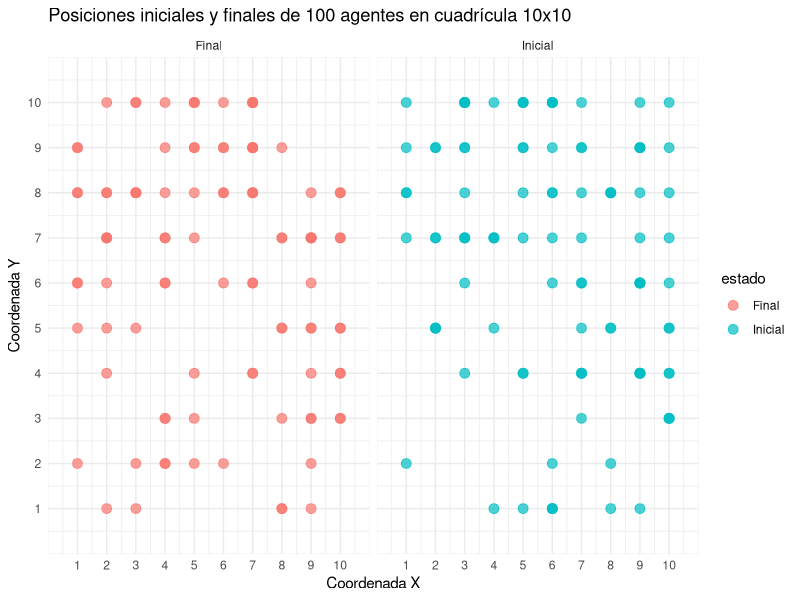

Write R code to recreate this figure.
set.seed(123)

# Parámetros
n_agentes <- 100
grid_size <- 10
pasos <- 10

# Inicializar posiciones aleatorias (coordenadas x,y entre 1 y 10)
pos_inicial <- data.frame(
  id = 1:n_agentes,
  x = sample(1:grid_size, n_agentes, replace = TRUE),
  y = sample(1:grid_size, n_agentes, replace = TRUE)
)

pos_actual <- pos_inicial

# Función para mover un agente una unidad en dirección aleatoria
mover_agente <- function(x, y, grid_size) {
  direccion <- sample(c("arriba", "abajo", "izquierda", "derecha"), 1)
  if (direccion == "arriba" && y < grid_size) y <- y + 1
  else if (direccion == "abajo" && y > 1) y <- y - 1
  else if (direccion == "izquierda" && x > 1) x <- x - 1
  else if (direccion == "derecha" && x < grid_size) x <- x + 1
  return(c(x, y))
}

# Simular movimientos en cada paso
for (t in 1:pasos) {
  for (i in 1:n_agentes) {
    nueva_pos <- mover_agente(pos_actual$x[i], pos_actual$y[i], grid_size)
    pos_actual$x[i] <- nueva_pos[1]
    pos_actual$y[i] <- nueva_pos[2]
  }
}

# Visualizar posiciones iniciales y finales
library(ggplot2)
pos_inicial$estado <- "Inicial"
pos_actual$estado <- "Final"
pos_final <- rbind(pos_inicial, pos_actual)

ggplot(pos_final, aes(x = x, y = y, color = estado)) +
  geom_point(alpha = 0.7, size = 3) +
  facet_wrap(~estado) +
  scale_x_continuous(breaks = 1:grid_size, limits = c(0.5, grid_size + 0.5)) +
  scale_y_continuous(breaks = 1:grid_size, limits = c(0.5, grid_size + 0.5)) +
  labs(title = "Posiciones iniciales y finales de 100 agentes en cuadrícula 10x10",
       x = "Coordenada X",
       y = "Coordenada Y") +
  theme_minimal()
